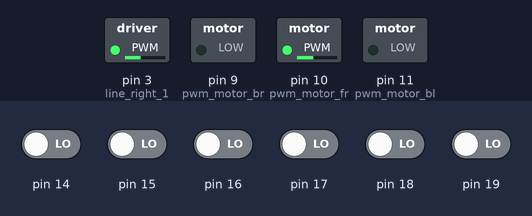
The sketch below on a simulated Arduino Uno, built with avr-gcc and run on an emulated ATmega328P. Parts: switched loads named in the sketch (green lamp = pin HIGH). Inputs (shaded band) come from the test bench; at power-on: pin 14–19 LOW.

Above: at 2.2 s.
2.3 s: pin 14 driven HIGH
At 2.7 s:
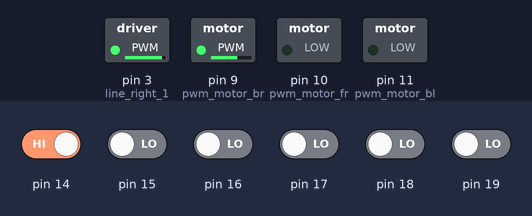
3.8 s: pin 15 driven HIGH
At 5.0 s:
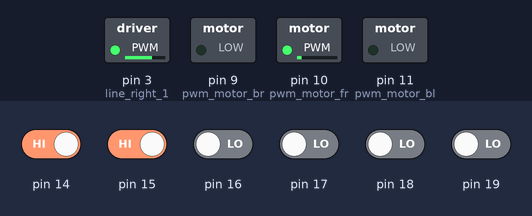
5.3 s: pin 16 driven HIGH
At 6.2 s:
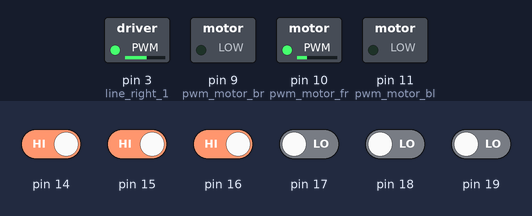
6.8 s: pin 17 driven HIGH
At 7.4 s:
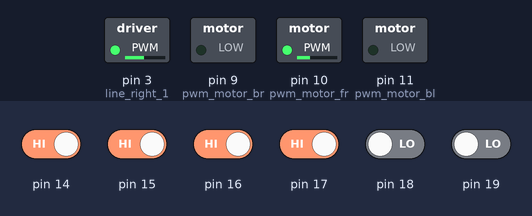
8.3 s: pin 18 driven HIGH
At 9.5 s:
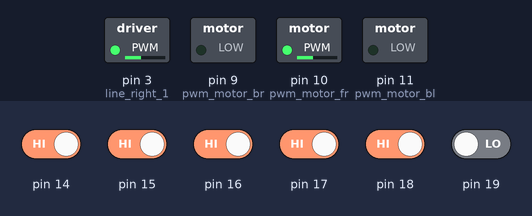
9.8 s: pin 14 driven LOW and pin 15 driven LOW
At 10.8 s:
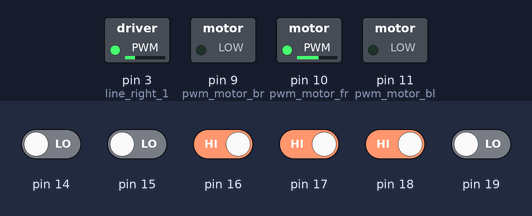
Timing chart, 0 to 12.3 s (numbered marks = the images above; inputs shaded):
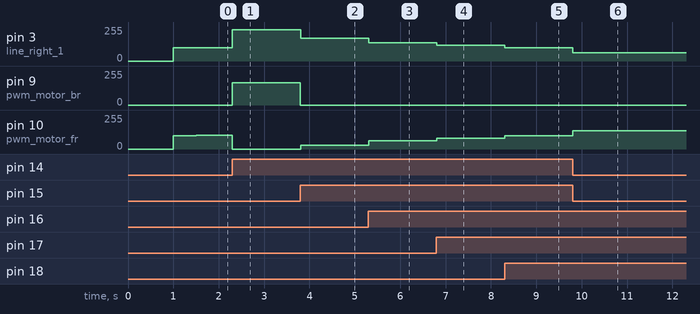

Measured:
- after the input at 2.3 s, pin 3 (line_right_1): 98/255 → 235/255 at once; pin 9 (pwm_motor_br): 0/255 → 167/255 at once; pin 10 (pwm_motor_fr): 102/255 → 0/255 at once
- after the input at 3.8 s, pin 3 (line_right_1): 235/255 → 172/255 at once; pin 9 (pwm_motor_br): 167/255 → 0/255 at once; pin 10 (pwm_motor_fr): 0/255 → 28/255 at once
- after the input at 5.3 s, pin 3 (line_right_1): 172/255 → 138/255 at once; pin 10 (pwm_motor_fr): 28/255 → 62/255 at once
- after the input at 6.8 s, pin 3 (line_right_1): 138/255 → 119/255 at once; pin 10 (pwm_motor_fr): 62/255 → 81/255 at once
- after the input at 8.3 s, pin 3 (line_right_1): 119/255 → 100/255 at once; pin 10 (pwm_motor_fr): 81/255 → 100/255 at once
- after the input at 9.8 s, pin 3 (line_right_1): 100/255 → 62/255 at once; pin 10 (pwm_motor_fr): 100/255 → 138/255 at once

The sketch:

line_follower_v1.ino
```cpp
// #include "motor.h"
// #include "line_process.h"
// #include "PID_control.h"

#define line_left_2 0
#define line_left_1 1
#define line_center 2
#define line_right_1 3
#define line_right_2 4
// #define encoder_right 12
// #define encoder_left 7
#define pwm_motor_fr 10
#define pwm_motor_br 9
#define pwm_motor_fl 3
#define pwm_motor_bl 11
#define MOTOR_FR OCR2B
#define MOTOR_BR OCR2A
#define MOTOR_FL OCR1B
#define MOTOR_BL OCR1A
enum TURN_STATE {
  STRAIGHT = 0,
  EASY,
  NORMAL,
  HARD,
};

/*  Motor variables  */
const float scale = 7.0;
uint16_t base_sp = 100;
int delta, sum;
int turn_state = STRAIGHT;

/*  PID variables   */
const float Kp = 3.70;
const float Kd = 0.35;
const float desired_pos = 0.0;
float error, derivative, output, prev_error, dt;

/*  Line detecter variables  */
int line_left_1_pos, line_left_2_pos, line_right_1_pos, line_right_2_pos, line_center_pos, sum_pos;
float current_pos, prev_pos;
int times = 0;

/*  Encoder variables  */
// unsigned long encoder_left_count = 0, encoder_right_count = 0;

/*  MyDelay variables  */
unsigned long last_time = 0;
unsigned long last_PID_loop_time;

bool my_delay(uint32_t time) {
  unsigned long now = micros();
  if (now - last_time > time) {
    last_time = now;
    return true;
  }
  return false;
}

bool readDDC(uint8_t pin) {
  return (PINC & (1 << pin));
}

void PID_control() {
  error = desired_pos - current_pos;
  unsigned long now = micros();
  dt = (now - last_PID_loop_time) / 1000.0;
  if (dt <= 0) dt = 0.002;
  last_PID_loop_time = now;
  derivative = (error - prev_error) / dt;
  output = Kp*error + Kd*derivative;
  if (abs(error) == 0) {
    turn_state = STRAIGHT;
  } else if (abs(error) >= 3.0) {
    output *= 1.75;
    turn_state = HARD;
  } else if (abs(error) >= 2.25) {
    output *= 1.25;
    turn_state = NORMAL;
  } else {
    turn_state = EASY;
  }
  prev_error = error;
}

void motor_control() {
  delta = constrain(output * scale, -165, 165);

  if (turn_state == STRAIGHT) {
    // Go straight
    MOTOR_FL = base_sp;
    MOTOR_BL = 0;
    MOTOR_FR = base_sp;
    MOTOR_BR = 0;
  } else if (turn_state == EASY || turn_state == NORMAL) {
    MOTOR_FL = constrain(base_sp - delta, 0, 255);;
    MOTOR_BL = 0;
    MOTOR_FR = constrain(base_sp + delta, 0, 255);
    MOTOR_BR = 0;
  } else if (turn_state == HARD) {
    if (output > 0) {
      // Turn right
      MOTOR_FL = 0;
      MOTOR_BL = constrain(base_sp + abs(delta)/2, 0, 255);
      MOTOR_FR = constrain(base_sp + abs(delta), 0, 255);
      MOTOR_BR = 0;
    } else if (output < 0) {
      // Turn left
      MOTOR_FL = constrain(base_sp + abs(delta), 0, 255);
      MOTOR_BL = 0;
      MOTOR_FR = 0;
      MOTOR_BR = constrain(base_sp + abs(delta)/2, 0, 255);
    }
  }
}

void get_current_position() {
  line_left_2_pos = readDDC(line_left_2);
  line_left_1_pos = readDDC(line_left_1);
  line_center_pos = readDDC(line_center);
  line_right_1_pos = readDDC(line_right_1);
  line_right_2_pos = readDDC(line_right_2);

  sum_pos = line_left_2_pos + line_left_1_pos + line_center_pos + line_right_1_pos + line_right_2_pos;

  if (sum_pos > 0) {
    current_pos = ((line_left_2_pos * (-3.0)) + (line_left_1_pos * (-1.5)) + (line_center_pos * 0.0) + (line_right_1_pos * 1.5) + (line_right_2_pos * 3.0))/(float)sum_pos;
    prev_pos = current_pos;
    times = 0;
  } else {
    //Control exception
    current_pos = prev_pos;
    times++;
    if (times > 250) {
      current_pos += 0.1;
    }
  }
}

void car_stop() {
  MOTOR_BL = 0;
  MOTOR_BR = 0;
  MOTOR_FL = 0;
  MOTOR_FR = 0;
}

void set_timer() {
  // --- Timer1 (pin 9, 10) = LEFT ---
  TCCR1A = _BV(COM1A1) | _BV(COM1B1) | _BV(WGM10);  // Fast PWM 8-bit
  TCCR1B = _BV(WGM12) | _BV(CS11) | _BV(CS10);  // Prescaler = 64 → 250kHz

  // --- Timer2 (pin 3, 11) = RIGHT ---
  TCCR2A = _BV(COM2A1) | _BV(COM2B1) | _BV(WGM20) | _BV(WGM21);  // Fast PWM 8-bit
  TCCR2B = _BV(CS22) | _BV(CS20);  // Prescaler = 128 → 250kHz
}

void motor_init() {
  pinMode(pwm_motor_fl, OUTPUT);
  pinMode(pwm_motor_fr, OUTPUT);
  pinMode(pwm_motor_bl, OUTPUT);
  pinMode(pwm_motor_br, OUTPUT);
  // pinMode(encoder_left, INPUT);
  // pinMode(encoder_right, INPUT);

  set_timer();
}

void line_detecter_init() {
  pinMode(line_left_2, INPUT);
  pinMode(line_left_1, INPUT);
  pinMode(line_center, INPUT);
  pinMode(line_right_1, INPUT);
  pinMode(line_right_2, INPUT);
}

void setup() {
  // Serial.begin(115200);
  line_detecter_init();
  motor_init();
  delay(1000);
}

void loop() {
  if(my_delay(2000)) {
    get_current_position();
    PID_control();
    motor_control();
    // Serial.print(line_left_2_pos);
    // Serial.print(" - ");
    // Serial.print(line_left_1_pos);
    // Serial.print(" - ");
    // Serial.print(line_center_pos);
    // Serial.print(" - ");
    // Serial.print(line_right_1_pos);
    // Serial.print(" - ");
    // Serial.println(line_right_2_pos);
    // Serial.println(current_pos);
    // Serial.print(" - ");
    // Serial.println(output);
  }
}
```

PID_control.cpp
```cpp
#include "PID_control.h"
```

PID_control.h
```cpp
#ifndef PID_CONTROL_H
#define PID_CONTROL_H

#endif
```

line_process.cpp
```cpp
#include "line_process.h"
```

line_process.h
```cpp
#ifndef LINE_PROCESS_H
#define LINE_PROCESS_H

#endif
```

motor.cpp
```cpp
#include "motor.h"
```

motor.h
```cpp
#ifndef MOTOR_H
#define MOTOR_H

// class Motor {
// public:
//   const float scale = 7.0;
//   uint16_t base_sp = 100;
//   int delta, sum;

// };

#endif
```
